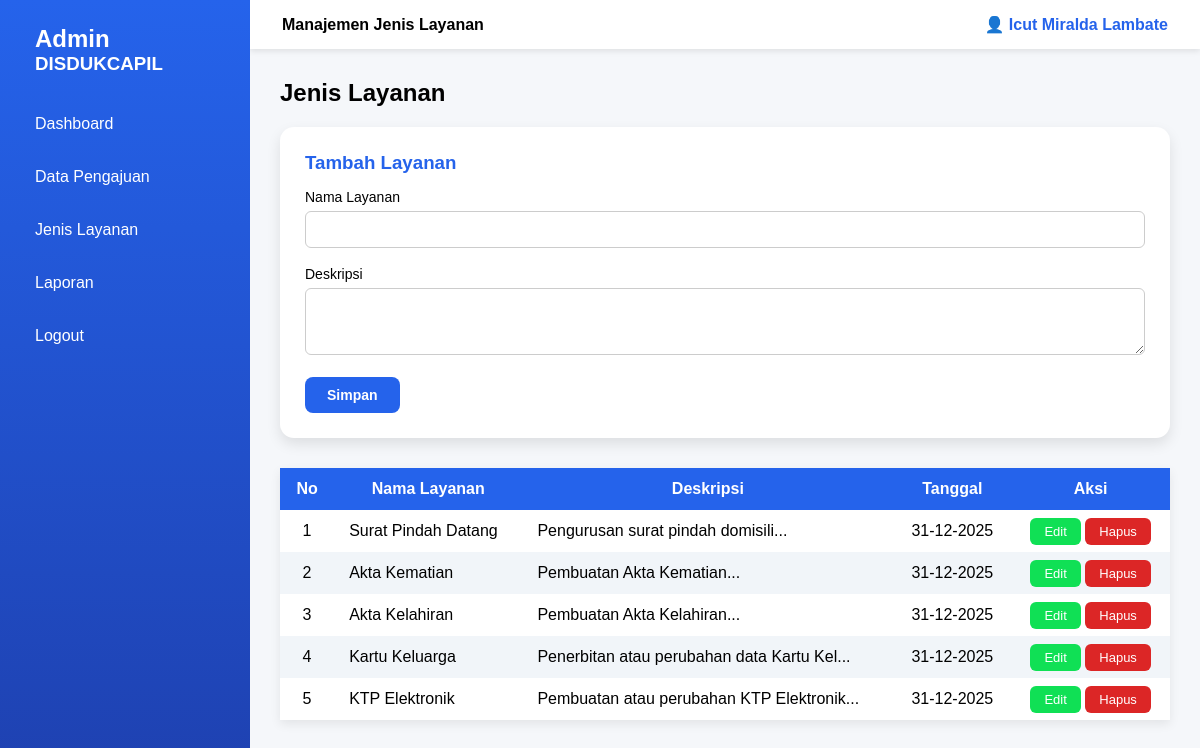
Before: /admin/layanan.php (signed in) with the older database file.
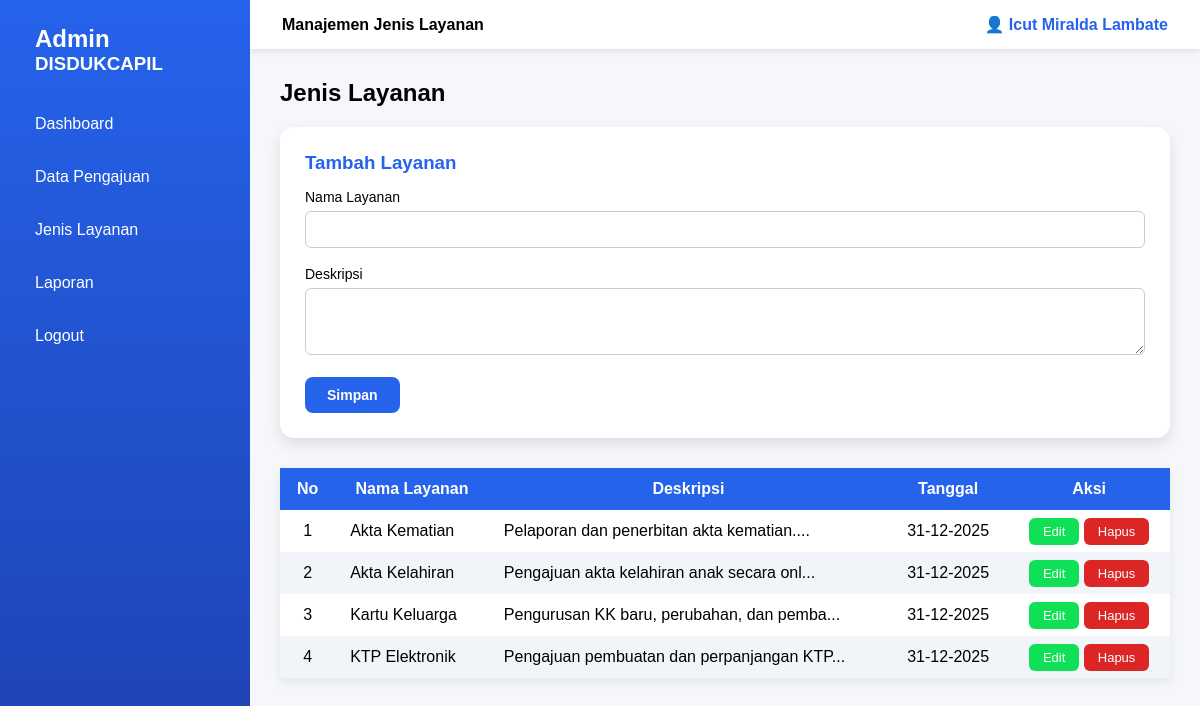
After: the same page with the newer database file.
### tables this page shows
CREATE TABLE `jenis_layanan` (
  `id` int(11) NOT NULL,
  `nama_layanan` varchar(100) NOT NULL,
  `deskripsi` text DEFAULT NULL,
  `created_at` datetime DEFAULT current_timestamp()
);

### admin/layanan.php (the view, shortened to what this page needs)
<?php
include '../includes/koneksi.php';
$data = mysqli_query($koneksi, "SELECT * FROM jenis_layanan ORDER BY id DESC");
?>
<!DOCTYPE html>
<html lang="id">
<head>
    <link rel="stylesheet" href="../assets/css/admin.css">
    <link rel="stylesheet" href="../assets/css/auth.css">
</head>
<body>
    <div class="admin-wrapper">
        <?php include '../includes/admin/sidebar.php'; ?>
        <div class="admin-main">
            <header class="topbar">
                <span>Manajemen Jenis Layanan</span>
                <div class="admin-user">👤 <?= $_SESSION['user_nama']; ?></div>
            </header>
            <div class="admin-content layanan-wrapper">
                <h2 style="margin-bottom: 20px;">Jenis Layanan</h2>
                <div class="layanan-card">
                    <h3>Tambah Layanan</h3>
                    <form method="post">
                        <div class="form-group">
                            <label>Nama Layanan</label>
                            <input type="text" name="nama_layanan" required>
                        </div>
                        <div class="form-group">
                            <label>Deskripsi</label>
                            <textarea name="deskripsi" rows="3"></textarea>
                        </div>
                        <button type="submit" name="tambah" class="btn-save">
                            Simpan
                        </button>
                    </form>
                </div>
                <div class="table-wrapper">
                    <table class="admin-table">
                        <thead>
                            <tr>
                                <th>No</th>
                                <th>Nama Layanan</th>
                                <th>Deskripsi</th>
                                <th>Tanggal</th>
                                <th>Aksi</th>
                            </tr>
                        </thead>
                        <tbody>
                            <?php if (mysqli_num_rows($data) > 0): ?>
                                <?php $no = 1; ?>
                                <?php while ($row = mysqli_fetch_assoc($data)): ?>
                                    <tr>
                                        <td><?= $no++; ?></td>
                                        <td style="text-align: left;"><?= $row['nama_layanan']; ?></td>
                                        <td style="text-align: left;"><?= substr($row['deskripsi'], 0, 40); ?>...</td>
                                        <td><?= date('d-m-Y', strtotime($row['created_at'])); ?></td>
                                        <td>
                                            <a href="?edit=<?= $row['id']; ?>" class="btn-edit">Edit</a>
                                            <a href="?hapus=<?= $row['id']; ?>" onclick="return confirm('Hapus layanan ini?')"
                                                class="btn-delete">Hapus</a>
                                        </td>
                                    </tr>
                                <?php endwhile; ?>
                            <?php else: ?>
                                <tr>
                                    <td colspan="5" class="empty-data">Belum ada jenis layanan</td>
                                </tr>
                            <?php endif; ?>
                        </tbody>
                    </table>
                </div>
            </div>
        </div>
    </div>
</body>
</html>

Changed rows visible on the page:
removed jenis_layanan: nama_layanan "Surat Pindah Datang", deskripsi "Pengurusan surat pindah domisili", created_at "31-12-2025"
changed jenis_layanan "Akta Kematian": deskripsi "Pembuatan Akta Kematian" → "Pelaporan dan penerbitan akta kematian."
changed jenis_layanan "Akta Kelahiran": deskripsi "Pembuatan Akta Kelahiran" → "Pengajuan akta kelahiran anak secara onl"
changed jenis_layanan "Kartu Keluarga": deskripsi "Penerbitan atau perubahan data Kartu Kel" → "Pengurusan KK baru, perubahan, dan pemba"
changed jenis_layanan "KTP Elektronik": deskripsi "Pembuatan atau perubahan KTP Elektronik" → "Pengajuan pembuatan dan perpanjangan KTP"
